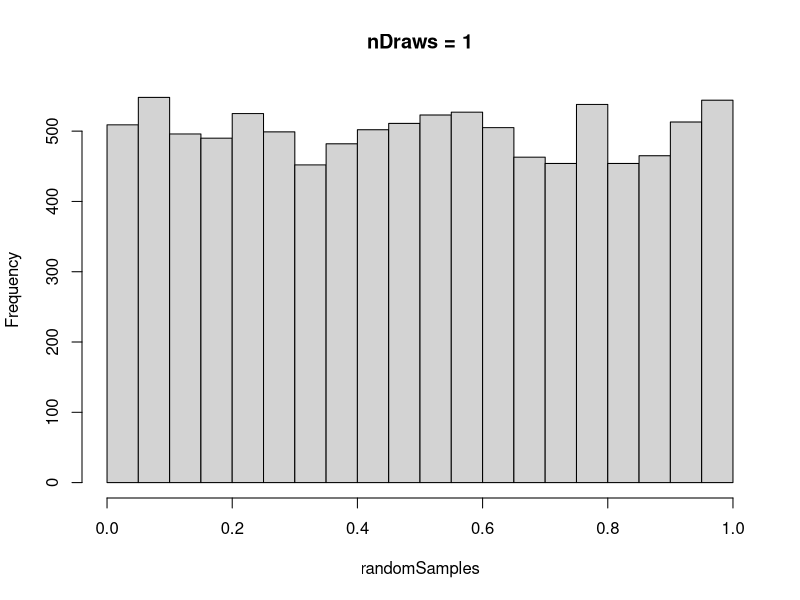
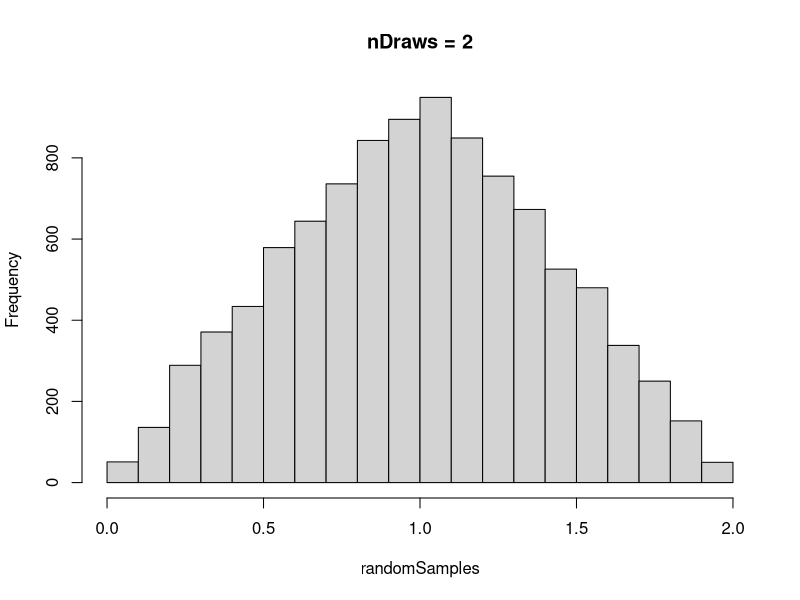
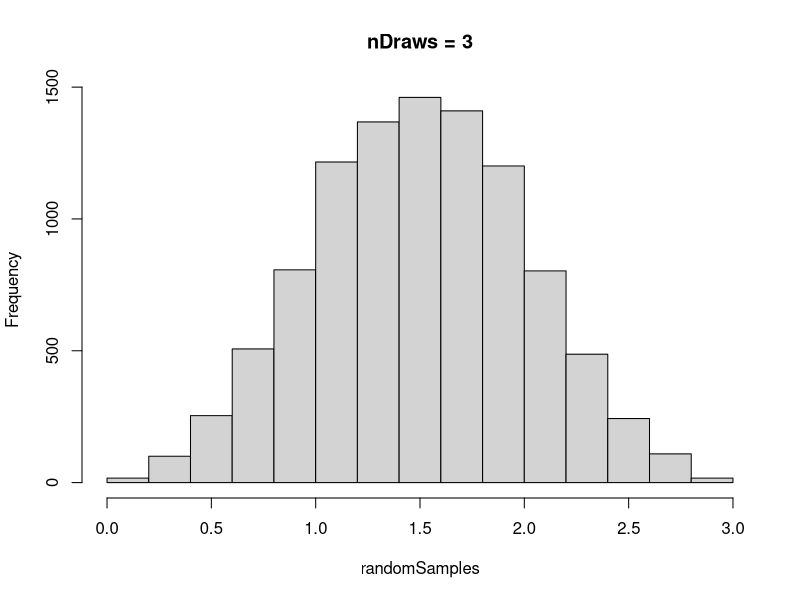
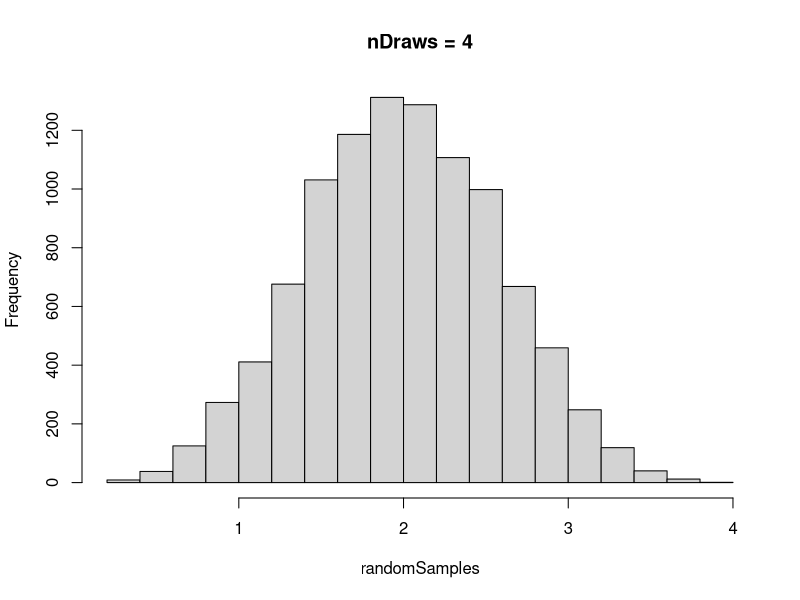
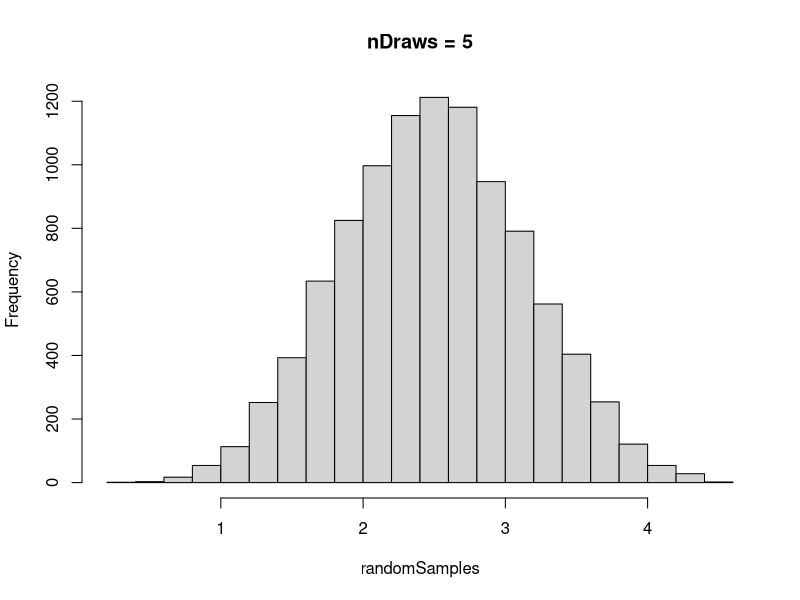
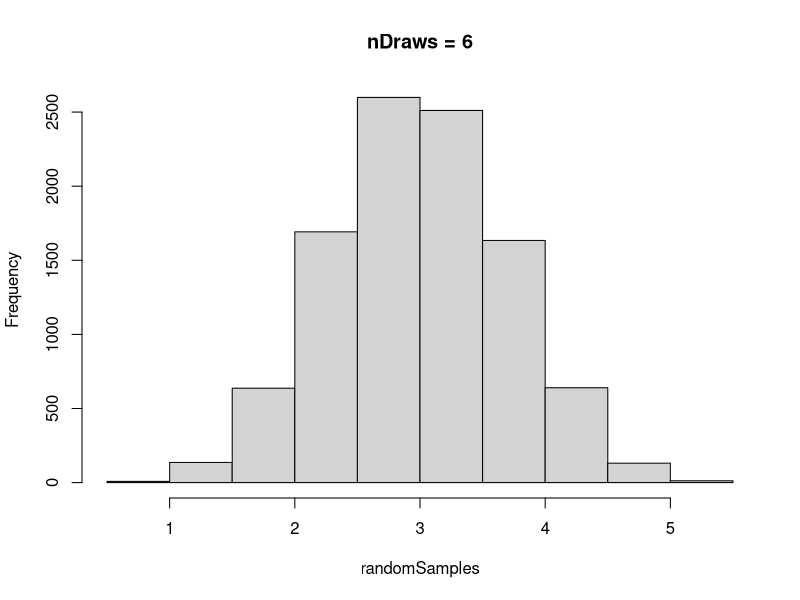
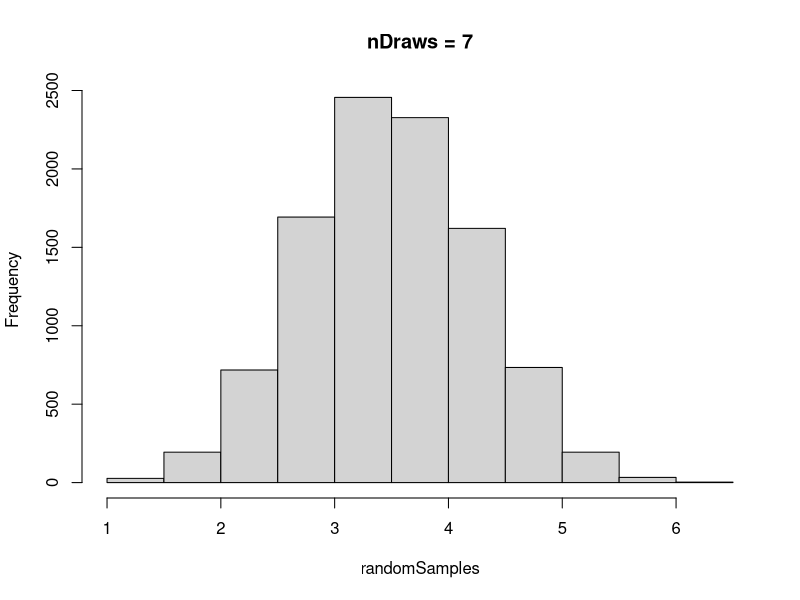
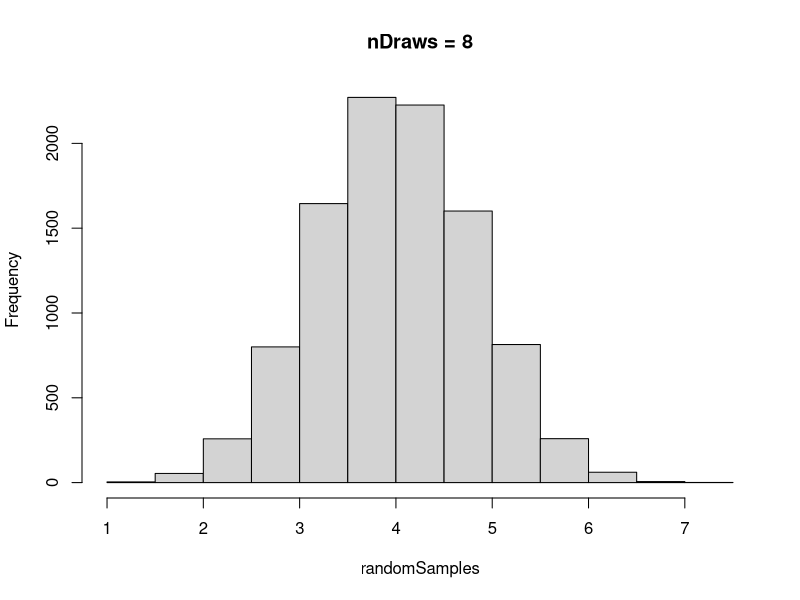

Write R code to recreate these figures, in order.
#### PROBLEM STATEMENT ####
### 1958 Putnam Exam Problem 3A ###
## Real numbers are chosen at random from the interval [0,1]. 
### Continue choosing real numbers until the sum of the chosen numbers exceeds 1. 
### What is the expected value for the number of real numbers chosen?

#### Preliminaries ####
## magrittr has the pipes '%>%' 
### i.e. f(x, y) <=> x %>% f(y) or x %>% f(y) %>% g(z) <=> g(f(x,y),z) 
### shortcut cmmd + shift + M
library(magrittr)

#### pretty pics ####
## plots of $X_n = \sum_{i=1}^n U_i$ for i = 1:10
nDraws <- 10
nSims <- 10^4
randomSamples = numeric(nSims)
for(iDraws in 1:nDraws){
  randomSamples = randomSamples + runif(nSims)
  hist(randomSamples, main = paste0("nDraws = ", iDraws))
}

### better plots??
iDraws = 3
randomSamples = numeric(nSims)
for(iDraws in 1:nDraws){
  randomSamples = randomSamples + runif(nSims)
  nLessThanOne = sum(randomSamples<1)
  propLessThanOne = nLessThanOne/nSims
  hist(randomSamples, freq = FALSE, 
       main = paste0("nDraws = ", iDraws, ": P(X_n < 1) ~ ", round(propLessThanOne,2)),
       xlab = "X_n", ylab = "P(X_n = x)")
}


#### more sims/more numbers ####
nDraws = 10
randomDraw = runif(nDraws)
randomDraw
# sum(randomDraw)
cumsum(randomDraw)
cumsum(randomDraw) < 1
which(cumsum(randomDraw) < 1)
# min(which(cumsum(randomDraw) < 1)
max(which(cumsum(randomDraw) < 1))

## function that takes in numeric vector and returns piecewise evaluated logical vector of same size
geq.to.one <- function(x){x>=1}

## function that takes in a numeric vector (in our case uniform zero ones)
first.sum.geq.to.one <- function(x){
  x %>% cumsum() %>% geq.to.one() %>% which() %>% min()
}  
### CUMulative SUM cumsum returns a numeric vector c and returns %c_k = \sum_1^k u_i$,
### geq.to.one does its ^^^ thing, 
### which() takes in a logical and provides a numeric vector of indices,
### min takes in a (numeric) vector and provides the min (singleton numeric) value  


### let's go
nDraws <- 10
nSims <- 10^4
randomSampleMatrix <- matrix(runif(nSims*nDraws), ncol = nDraws)
summandsToExceedOne <- apply(randomSampleMatrix, 1, first.sum.geq.to.one)
hist(summandsToExceedOne) 

### guesses at their expected value (*SHHHH*)
# mean(summandsToExceedOne)
# exp(1)

# investigating the proportions
table(summandsToExceedOne)/nSims
### *SSSHHHHH* ###
# 1/(factorial(0:7)*(2:9))


### what is the probability that n iid u(0,1) sum to less than 1
sums.geq.to.one <- function(x){
  x %>% cumsum() %>% geq.to.one()
}  
rowCumSummedRandSampMat <- apply(randomSampleMatrix, 1, cumsum) %>% t()
# dim(randomSampleMatrix)
# dim(rowCumSummedRandSampMat)
rowCumSummedRandSampMat[1,] 

probNSummandsGeqToOne <- rowCumSummedRandSampMat %>% geq.to.one() %>% colMeans()
probNSummandsLeqToOne <- 1 - probNSummandsGeqToOne
probNSummandsLeqToOne
1/factorial(1:9)

### the probability that n iid u(0,1) sum to less than 1 is 1/n!
## proof by induction depends on the following fact


## the probability that n iid u(0,1) summ to less than a <= 1 is a^n/n!
geq.to.a <- function(x, a){x>=a}
eh <- 1/4
probNSummandsGeqToA <- rowCumSummedRandSampMat %>% geq.to.a(a = eh) %>% colMeans()
probNSummandsLeqToA <- 1 - probNSummandsGeqToA
probNSummandsLeqToA
(1/factorial(1:9)) * eh^(1:9)


